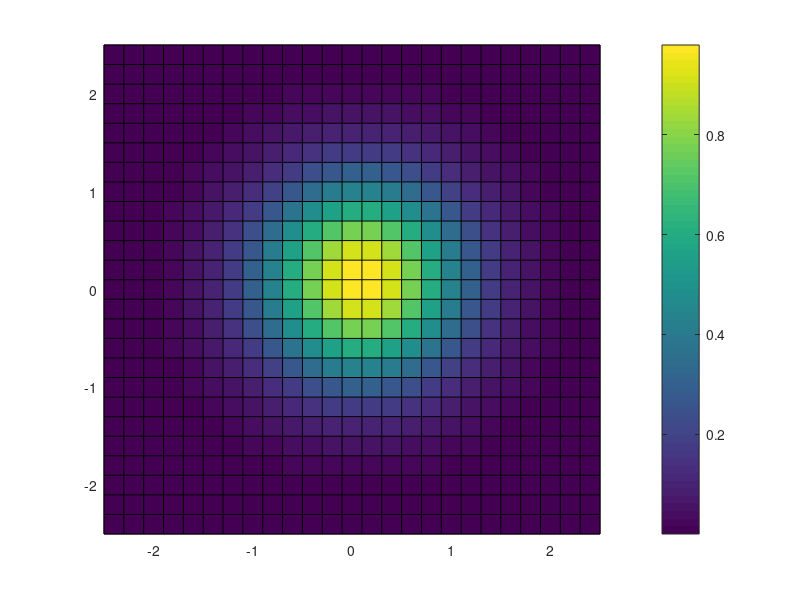
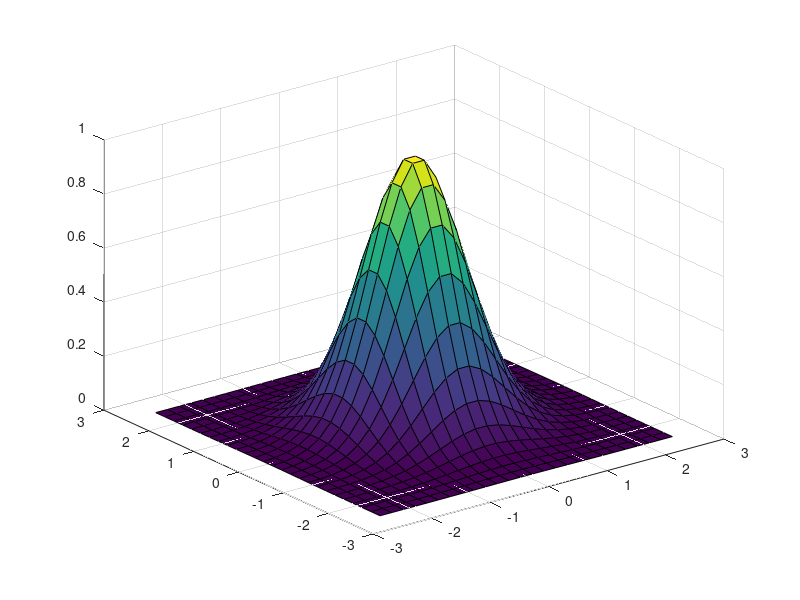

Reproduce these figures in MATLAB, in order.
clear all, close all, clc

dx = 0.2;
dy = 0.2;

x = -2.5:dx:2.5; 
y = -2.5:dy:2.5; 

figure(1);
[xx,yy] = meshgrid(x,y);
z = exp(-xx.^2-yy.^2);
pcolor(x,y,z), colorbar

figure(2);
surf(x,y,z)
